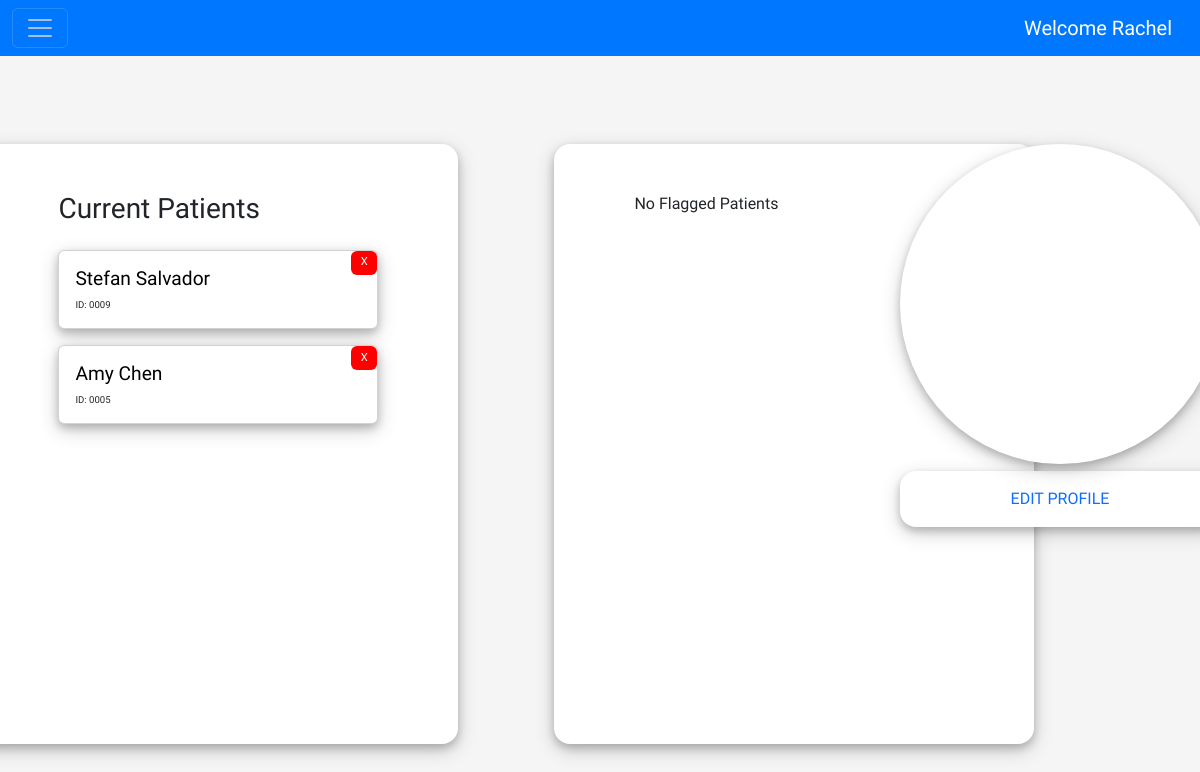
The page /dashboard/1/ (signed in) on the database as committed earlier.
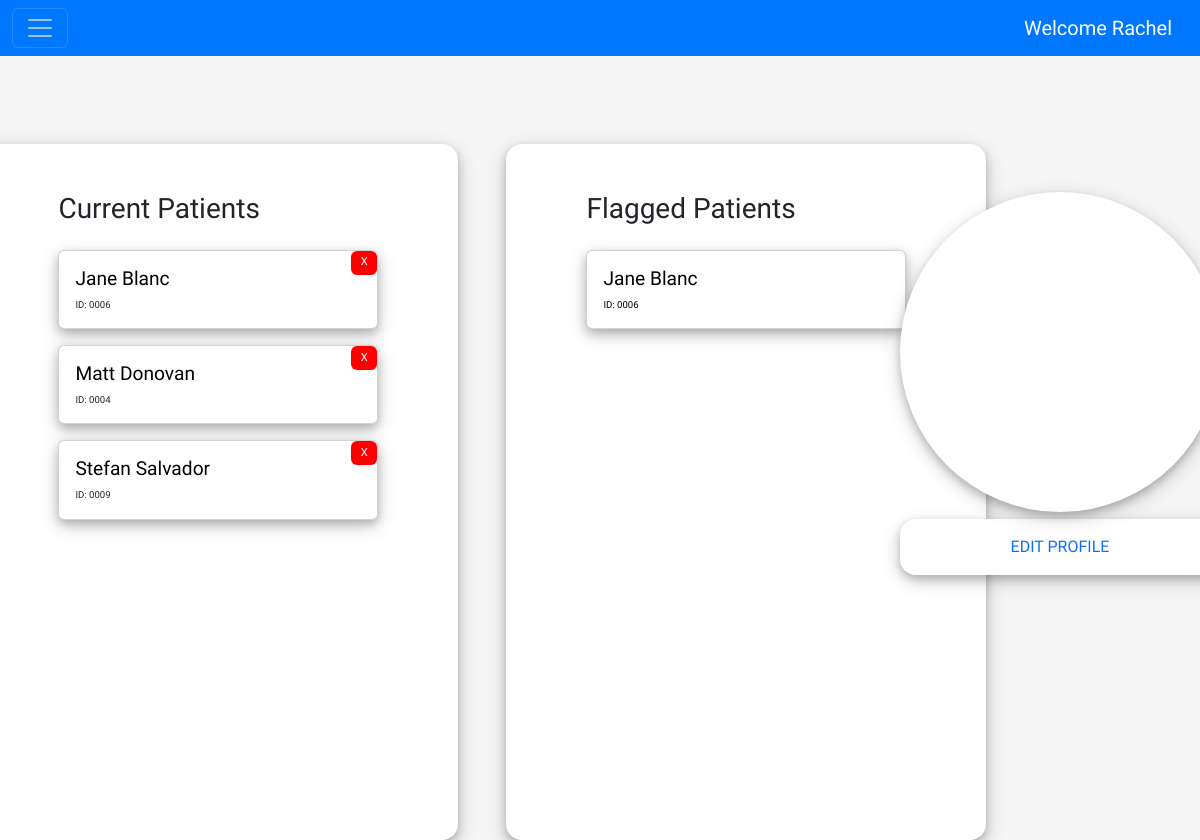
The same page on the database as committed later.
### api_fyp/apiapp/models.py (models this page shows)
class Patient(models.Model):
    GenderChoices = [
        (0,'Male'),
        (1, 'Female')
    ]
    Dominant_H_Choices = [
        (0,'Right'),
        (1, 'Left')
    ]
    PT_F_NAME = models.CharField(max_length=50, null=True, blank=False)
    PT_LAST_NAME = models.CharField(max_length=50, null=True, blank=False)
    SUBJECT_ID = models.CharField(max_length=50, null=True, blank=False, unique=True)
    GENDER = models.IntegerField(choices=GenderChoices, null=True, blank=False)
    HAND = models.IntegerField(choices=Dominant_H_Choices, null=True, blank=False)
    assigned_to = models.ForeignKey(UserProfile, on_delete=models.CASCADE, related_name= 'assigned_to',null=True, blank=True)
    flagged_by = models.ForeignKey(UserProfile, on_delete=models.CASCADE, related_name= 'flagged_by',null=True, blank=True)
    def __str__(self):
        return self.SUBJECT_ID

### api_fyp/apiapp/views.py (the view)
# urls.py: path("dashboard/<int:pk>/", views.dash_view, name = "dash_view"),
def dash_view(request, pk):
    if request.user.is_authenticated:
        try:
            user_info = get_object_or_404(UserProfile, id=pk)
            profile = UserProfile.objects.get(user=request.user)
            current_patients = Patient.objects.filter(assigned_to = profile)
            flagged_patients = Patient.objects.filter(flagged_by=profile)
            print(flagged_patients, profile)
            return render(request, "dashboard.html", {"current_patients" : current_patients, "user_info" : user_info, "flagged_patients" : flagged_patients})
        except:
                current_patients = Patient.objects.none()
                flagged_patients = Patient.objects.none()
    else:
       current_patients= Patient.objects.none()
       flagged_patients = Patient.objects.none()
    return render(request, "dashboard.html", {"current_patients" : current_patients, "user_info" : user_info , "flagged_patients" : flagged_patients})

### api_fyp/apiapp/models.py (called while the page is built)
    def __str__(self):
        return self.user.username

### api_fyp/apiapp/templates/dashboard.html (shortened to what this page needs)
{% extends 'base.html' %}
{% block content %}
<div class="main_dash">
    <div class= "container_info">
        {% if current_patients %}
        <br></br>
        <div  class = container_cards>
            <div class="header_list">
                <h3>Current Patients</h3>
            </div>
            {% for patient in current_patients  %}
            <div class="card">
                <a href="{% url 'patient_dashboard' pk=user_info.pk p_pk=patient.id %}" class="text-decoration-none" style="cursor: pointer; color: black;">
                    <div class="card-body">
                        <div class="card_items" >
                                <h5 class="card-title" style="font-size: 1.2rem;">{{patient.PT_F_NAME}} {{patient.PT_LAST_NAME}} </h5>
                                <a href="{%url 'patient_remove_list' patient.id %}"  class="btn" style="width: 1rem ;height: 1.5rem; font-size: 0.7rem; align-items: center; position: relative; left: 5.5%; bottom: 1rem; background-color: red; color: white; display: flex;  justify-content: center;">X</a>
                        </div>
                        <p class="card-text" style="font-size: 0.6rem;">ID: {{patient.SUBJECT_ID}}</p>
                    </div>
                </a>
            </div>
            {% endfor %}
            {% else %}
            <div class = container_empty>
                <p> No Current Patients </p>
            </div>
            {% endif %}
        </div>
        {% if flagged_patients %}
        <div  class = container_cards2>
                <div class="header_list">
                    <h3>Flagged Patients</h3>
                </div>
                {% for patient in flagged_patients  %}
                    <div class="card">
                        <a href="{% url 'patient_dashboard' pk=user_info.pk p_pk=patient.id %}" class="text-decoration-none" style="cursor: pointer; color: black;">
                            <div class="card-body">
                                <div style = " display:flex; justify-content: space-between; flex-direction:row;" >
                                    <h5 class="card-title" style="font-size: 1.2rem;">{{patient.PT_F_NAME}} {{patient.PT_LAST_NAME}} </h5>
                                </div>
                                <p class="card-text" style="font-size: 0.6rem;">ID: {{patient.SUBJECT_ID}}</p>
                            </div>
                        </a>
                    </div>
                {% endfor %}
        {% elif current_patients%}
            <div class = "container_empty2">
                <p id="flagged">No Flagged Patients</p>
            </div>
        {% endif %}
            <div class="profile">
                <div class="profile_pic">
                </div>
                <div class="profile_button">
                    <a href="{%url 'profile' pk=user_info.pk %}"  class="text-decoration-none" >EDIT PROFILE</a>
                </div>
            </div>
        </div>
    </div>
</div>
{% endblock %}

Rows that differ between the two databases and show on the page:
no longer on this page (row edited): Patient: PT_F_NAME "Amy", PT_LAST_NAME "Chen", SUBJECT_ID "0005", shown under "Current Patients"
now on this page (row edited): Patient: PT_F_NAME "Jane", PT_LAST_NAME "Blanc", SUBJECT_ID "0006"
now on this page (row edited): Patient: PT_F_NAME "Matt", PT_LAST_NAME "Donovan", SUBJECT_ID "0004", shown under "Current Patients"
Other text that changed with them:
text no longer shown: "No Flagged Patients"
text now shown: "Flagged Patients"
